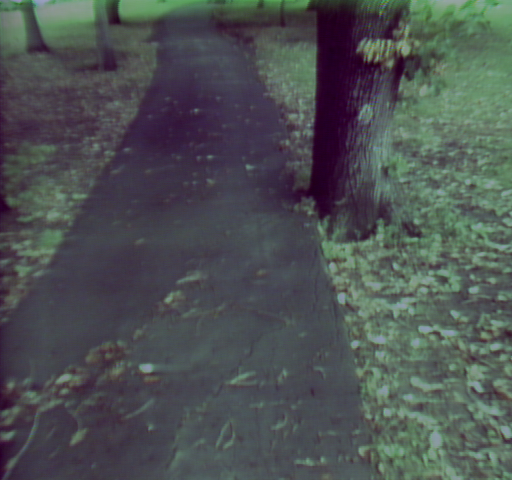
%> input picture zdjecia/park.png, 512 x 480 px
$ octave zadanie.m   (GNU Octave 9; MATLAB toolbox functions it lacks are replaced by stand-ins)
%> lines starting %> are read from the running program, lines starting %| are printed output that depends on the picture; in (x1, y1, x2, y2) boxes, pixels count from 0 and x2, y2 are one past the last pixel; in counts of white or black regions, pixels touching at a corner belong together; the program's own positions count from 1
% Wczytanie obrazów
% I = imread('bright.png');
 I = imread('park.png');
%> I is the input picture: size 480x512x3 uint8; mean R, G, B 77, 82.1, 82.7
% I = imread('snow.png');

% Przekształcenie obrazka do skali szarości
BW = rgb2gray(I);
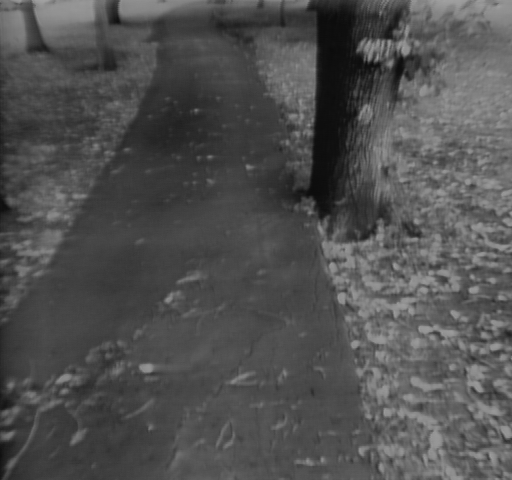
%> BW: size 480x512 uint8; min 11, max 161, mean 80.6

% Dostosowanie kontrastu do obrazu RGB
contrast = imadjust(BW);

% Wygładzenie obrazka z wykorzystaniem filtru Wienera
% a następnie filtracji medianowej
wiener = wiener2(contrast);
med = medfilt2(wiener);

% Binaryzacja
binarized = imbinarize(med);
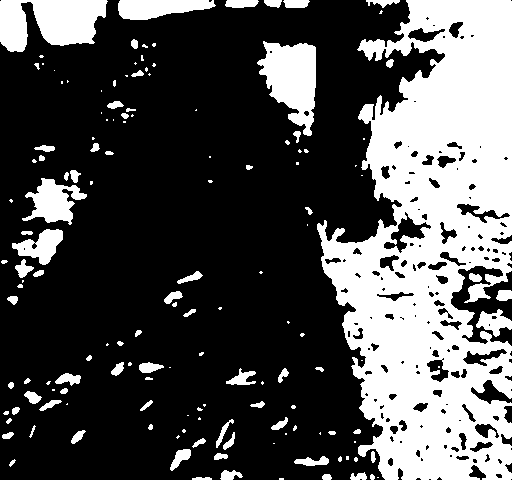
%> binarized: size 480x512 logical; 31.1% white; 147 white regions (71 under 20 px), largest, box (x1, y1, x2, y2) and area: (317, 0, 512, 480) 58439, (0, 0, 108, 52) 4000, (257, 41, 316, 136) 3434

ST = strel('line',3,90);
open = imopen(binarized, ST);
%> open: size 480x512 logical; 30.9% white; 128 white regions (54 under 20 px), largest, box (x1, y1, x2, y2) and area: (317, 0, 512, 480) 57691, (0, 0, 107, 52) 3998, (258, 41, 316, 136) 3431
close = imclose(open, ST);
%> close: size 480x512 logical; 31.1% white; 120 white regions (51 under 20 px), largest, box (x1, y1, x2, y2) and area: (317, 0, 512, 480) 59150, (0, 0, 107, 52) 4000, (258, 41, 316, 136) 3446

ST = strel('disk',5);
open = imopen(close, ST);
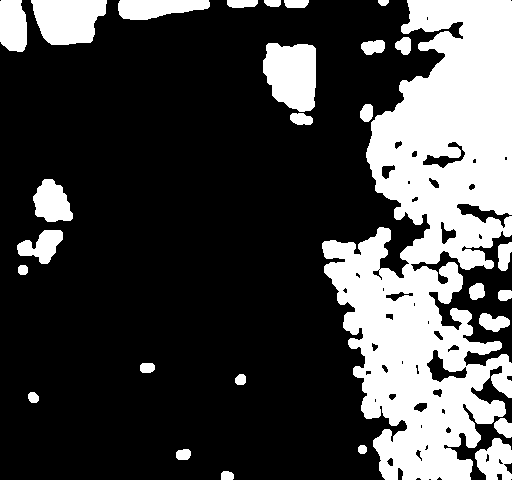
%> open: size 480x512 logical; 27.3% white; 28 white regions, largest, box (x1, y1, x2, y2) and area: (322, 0, 512, 480) 52192, (263, 43, 316, 112) 2972, (31, 0, 107, 45) 2681
close = imclose(open, ST);
%> close: size 480x512 logical; 29.2% white; 18 white regions, largest, box (x1, y1, x2, y2) and area: (322, 0, 512, 480) 58981, (263, 43, 316, 125) 3275, (31, 0, 107, 45) 2687

BW2 = bwareaopen(close, 500);
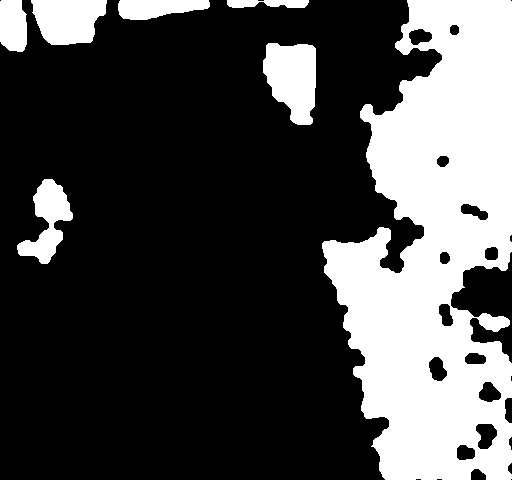
%> BW2: size 480x512 logical; 28.6% white; 7 white regions, largest, box (x1, y1, x2, y2) and area: (322, 0, 512, 480) 58981, (263, 43, 316, 125) 3275, (31, 0, 107, 45) 2687

% Wykrywanie krawędzi Canny
canny = edge(BW2, 'canny',0.3);
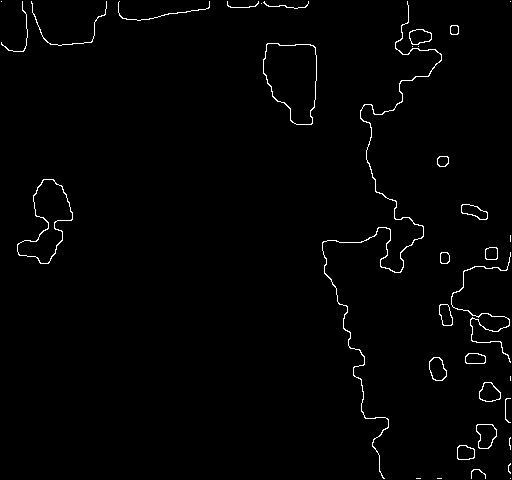
%> canny: size 480x512 logical; 1.3% white in thin lines or dots

% Rysowanie linii metoda Hough
[H,theta,rho] = hough(canny);
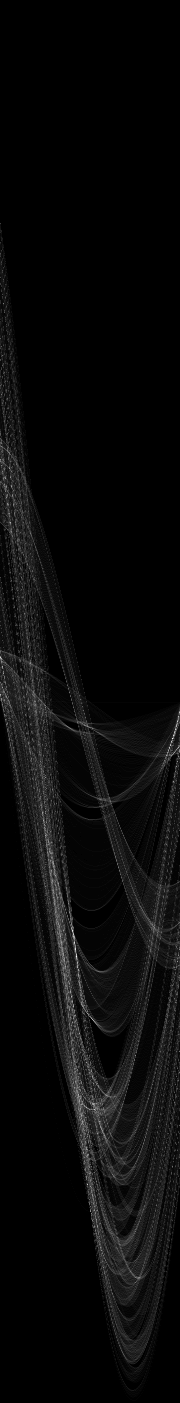
%> H: size 1403x180 double; min 0, max 60, mean 2.4; drawn with min black and max white
%> theta = 180 values from -90 to 89; rho = 1403 values from -701 to 701
P = houghpeaks(H,15,'threshold',ceil(0.3*max(H(:))));
%> P = 15 rows, first 12: [957 77; 739 173; 931 73; 658 1; 730 176; 1185 88; 1110 95; 748 170; 1020 93; 713 180; 1108 87; 997 72]

lines = houghlines(canny,theta,rho,P,'FillGap',30,'MinLength',1);
%> lines = 50 lines; longest, point1 to point2 (x, y): (335, 286) to (383, 478), (464, 287) to (496, 438), (323, 250) to (360, 366), (376, 188) to (465, 271), (228, 4) to (141, 21), (408, 2) to (414, 80)

imshow(med), hold on;
max_len = 0;
for k = 1:length(lines)
   xy = [lines(k).point1; lines(k).point2];
   plot(xy(:,1),xy(:,2),'LineWidth',1,'Color','white');


   % Determine the endpoints of the longest line segment
   len = norm(lines(k).point1 - lines(k).point2);
   if ( len > max_len)
      max_len = len;
      xy_long = xy;
   end
end
%> this loop made 50 passes
%> (len, max_len, xy_long) on passes 1, 2, 4: (1.41, 1.41, [264 3; 265 4]), (15.52, 15.52, [290 108; 294 123]), (197.9, 197.9, [335 286; 383 478])
%> (xy, len) on passes 3, 5, 6, 7, 8, 9: ([324 242; 324 243], 1), ([228 6; 163 16], 65.76), ([129 20; 135 20], 6), ([41 33; 28 35], 13.15), ([264 68; 273 97], 30.36), ([323 250; 360 366], 121.8)
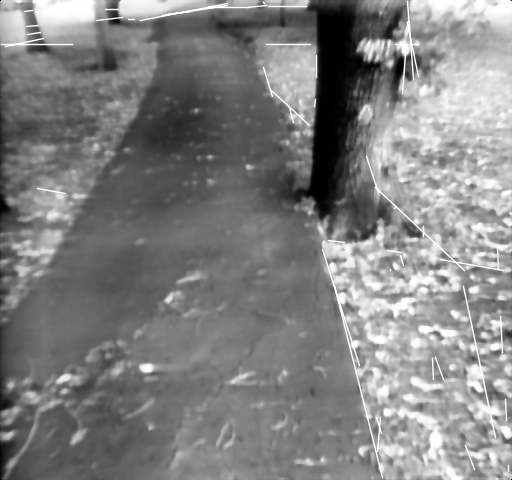
%> figure redrawn from the program's plot data
hold off;

$ run again, with zdjecia/bright.png copied over zdjecia/park.png
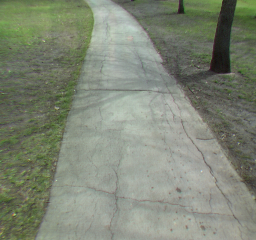
%> input picture zdjecia/bright.png, 256 x 240 px
%> I is the input picture: size 240x256x3 uint8; mean R, G, B 126.8, 134.2, 117.3
%> `binarized = imbinarize(med);`:
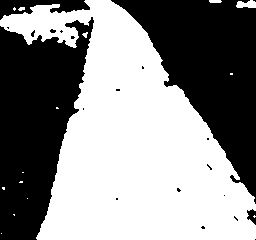
%> binarized: size 240x256 logical; 54.5% white; 21 black regions (17 under 20 px), largest, box (x1, y1, x2, y2) and area: (111, 0, 256, 204) 13496, (0, 17, 94, 240) 13366, (0, 0, 90, 20) 910, (247, 209, 256, 225) 90
%> canny: size 240x256 logical; 1.4% white in thin lines or dots
%> theta = 180 values from -90 to 89; rho = 701 values from -350 to 350
%> P = 15 rows, first 12: [455 58; 444 104; 452 107; 441 54; 446 101; 465 60; 366 177; 436 101; 456 110; 432 46; 438 49; 467 64]
%> lines = 25 lines; longest, point1 to point2 (x, y): (183, 90) to (255, 202), (46, 218) to (69, 122), (208, 125) to (255, 203), (162, 65) to (212, 132), (60, 152) to (83, 84), (146, 31) to (175, 87)
%> the loop `for k = 1:length(lines)` made 25 passes
%> (len, max_len, xy_long) on passes 1 to 2: (40.5, 40.5, [139 23; 161 57]), (133.1, 133.1, [183 90; 255 202])
%> after the loop `for k = 1:length(lines)`:
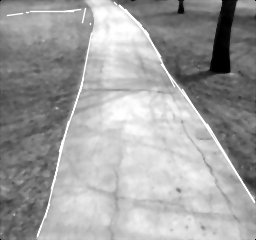
%> figure redrawn from the program's plot data
